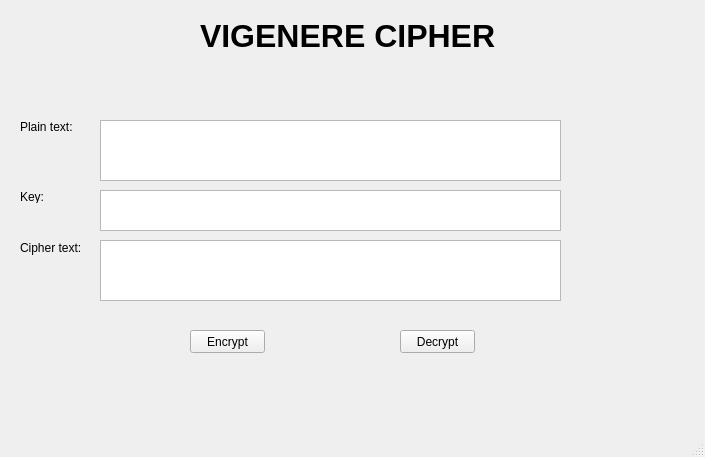
<?xml version="1.0" encoding="UTF-8"?>
<ui version="4.0">
 <class>VigenereMainWindow</class>
 <widget class="QMainWindow" name="VigenereMainWindow">
  <property name="geometry">
   <rect>
    <x>0</x>
    <y>0</y>
    <width>705</width>
    <height>457</height>
   </rect>
  </property>
  <property name="windowTitle">
   <string>Vigenere Cipher</string>
  </property>
  <widget class="QWidget" name="centralwidget">
   <widget class="QLabel" name="label_title">
    <property name="geometry">
     <rect>
      <x>200</x>
      <y>10</y>
      <width>300</width>
      <height>51</height>
     </rect>
    </property>
    <property name="font">
     <font>
      <pointsize>24</pointsize>
      <weight>75</weight>
      <bold>true</bold>
     </font>
    </property>
    <property name="text">
     <string>VIGENERE CIPHER</string>
    </property>
   </widget>
   <widget class="QLabel" name="plain_text_label">
    <property name="geometry">
     <rect>
      <x>20</x>
      <y>120</y>
      <width>80</width>
      <height>13</height>
     </rect>
    </property>
    <property name="text">
     <string>Plain text:</string>
    </property>
   </widget>
   <widget class="QLabel" name="key_label">
    <property name="geometry">
     <rect>
      <x>20</x>
      <y>190</y>
      <width>80</width>
      <height>13</height>
     </rect>
    </property>
    <property name="text">
     <string>Key:</string>
    </property>
   </widget>
   <widget class="QLabel" name="cipher_text_label">
    <property name="geometry">
     <rect>
      <x>20</x>
      <y>240</y>
      <width>80</width>
      <height>16</height>
     </rect>
    </property>
    <property name="text">
     <string>Cipher text:</string>
    </property>
   </widget>
   <widget class="QPushButton" name="btn_encrypt">
    <property name="geometry">
     <rect>
      <x>190</x>
      <y>330</y>
      <width>75</width>
      <height>23</height>
     </rect>
    </property>
    <property name="text">
     <string>Encrypt</string>
    </property>
   </widget>
   <widget class="QPushButton" name="btn_decrypt">
    <property name="geometry">
     <rect>
      <x>400</x>
      <y>330</y>
      <width>75</width>
      <height>23</height>
     </rect>
    </property>
    <property name="text">
     <string>Decrypt</string>
    </property>
   </widget>
   <widget class="QPlainTextEdit" name="txt_plain_text">
    <property name="geometry">
     <rect>
      <x>100</x>
      <y>120</y>
      <width>461</width>
      <height>61</height>
     </rect>
    </property>
   </widget>
   <widget class="QPlainTextEdit" name="txt_cipher_text">
    <property name="geometry">
     <rect>
      <x>100</x>
      <y>240</y>
      <width>461</width>
      <height>61</height>
     </rect>
    </property>
   </widget>
   <widget class="QPlainTextEdit" name="txt_key">
    <property name="geometry">
     <rect>
      <x>100</x>
      <y>190</y>
      <width>461</width>
      <height>41</height>
     </rect>
    </property>
   </widget>
   <widget class="QLabel" name="label_student_info">
    <property name="geometry">
     <rect>
      <x>150</x>
      <y>60</y>
      <width>351</width>
      <height>51</height>
     </rect>
    </property>
    <property name="font">
     <font>
      <pointsize>16</pointsize>
      <weight>75</weight>
      <bold>true</bold>
     </font>
    </property>
    <property name="text">
     <string></string>
    </property>
   </widget>
  </widget>
  <widget class="QMenuBar" name="menubar">
   <property name="geometry">
    <rect>
     <x>0</x>
     <y>0</y>
     <width>705</width>
     <height>21</height>
    </rect>
   </property>
  </widget>
  <widget class="QStatusBar" name="statusbar"/>
 </widget>
 <resources/>
 <connections/>
</ui>
